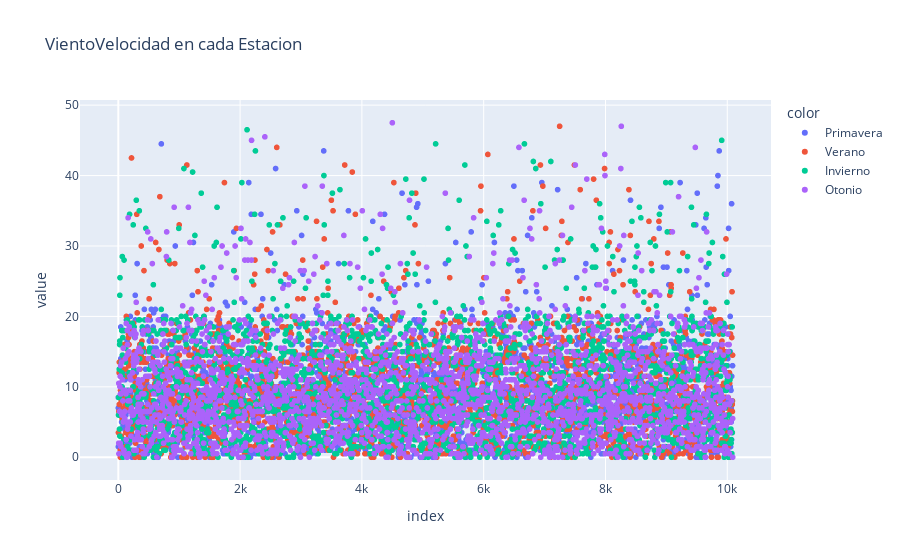

Notebook code for this chart:
### Code cell
px.scatter(df_renamed['VientoVelocidad'], color=df_renamed['Estacion'], title='VientoVelocidad en cada Estacion')

### Figure 1 — Plotly figure (JSON) as saved in the notebook; plotly's stock layout.template omitted (floating-point values rounded to 4 significant figures; data arrays with more than 128 entries replaced by an {"elided": "..."} marker saying what was removed)
{"data": [{"hovertemplate": "color=Primavera<br>index=%{x}<br>value=%{y}<extra></extra>", "legendgroup": "Primavera", "marker": {"color": "#636efa", "symbol": "circle"}, "mode": "markers", "name": "Primavera", "showlegend": true, "type": "scattergl", "x": {"elided": "2598 int values"}, "xaxis": "x", "y": {"elided": "2598 float values"}, "yaxis": "y"}, {"hovertemplate": "color=Verano<br>index=%{x}<br>value=%{y}<extra></extra>", "legendgroup": "Verano", "marker": {"color": "#EF553B", "symbol": "circle"}, "mode": "markers", "name": "Verano", "showlegend": true, "type": "scattergl", "x": {"elided": "2492 int values"}, "xaxis": "x", "y": {"elided": "2492 float values"}, "yaxis": "y"}, {"hovertemplate": "color=Invierno<br>index=%{x}<br>value=%{y}<extra></extra>", "legendgroup": "Invierno", "marker": {"color": "#00cc96", "symbol": "circle"}, "mode": "markers", "name": "Invierno", "showlegend": true, "type": "scattergl", "x": {"elided": "2500 int values"}, "xaxis": "x", "y": {"elided": "2500 float values"}, "yaxis": "y"}, {"hovertemplate": "color=Otonio<br>index=%{x}<br>value=%{y}<extra></extra>", "legendgroup": "Otonio", "marker": {"color": "#ab63fa", "symbol": "circle"}, "mode": "markers", "name": "Otonio", "showlegend": true, "type": "scattergl", "x": {"elided": "2500 int values"}, "xaxis": "x", "y": {"elided": "2500 float values"}, "yaxis": "y"}], "layout": {"legend": {"title": {"text": "color"}, "tracegroupgap": 0}, "title": {"text": "VientoVelocidad en cada Estacion"}, "xaxis": {"anchor": "y", "domain": [0, 1], "title": {"text": "index"}}, "yaxis": {"anchor": "x", "domain": [0, 1], "title": {"text": "value"}}}}
